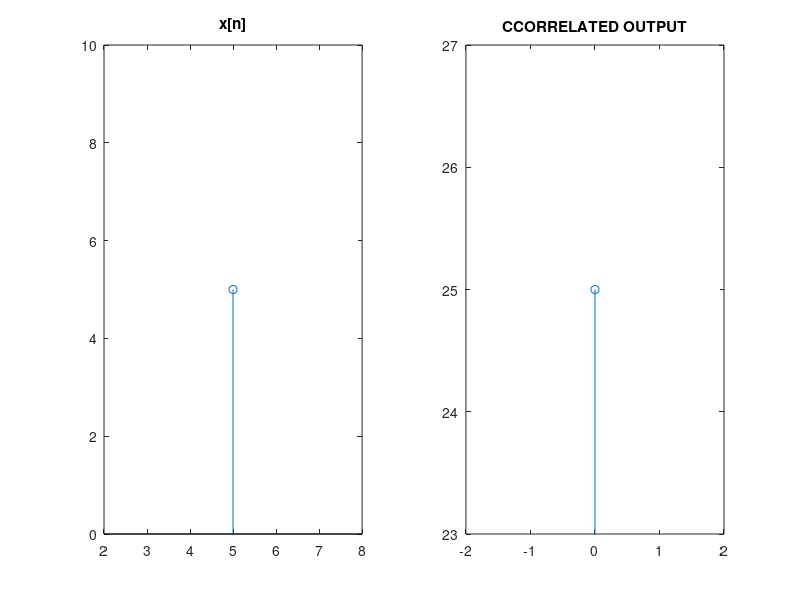

This chart was generated by the following MATLAB code:
clc;
clear all;
close all;
fprintf('THE SEQUENCE x[n]');
disp('')
n21=input('\nENTER THE VALUE FOR n1   ');
n22=input('\nENTER THE VALUE FOR n2   ');
n=n21:1:n22;
m2=numel(n);
e=n21;
disp(' ');
disp('\nENTER THE SEQUENCE');
for i=1:1:m2
    fprintf('x[%d]  ',e);
      x(i)=input('');
      e=e+1;
end
subplot(1,2,1);
n=n21:n22;
stem(n,x);
title('x[n]');
axis([n21-3 n22+3 min(x)-5 max(x)+5]);
%time reversing x[n]
i=1;
for z=0:m2-1
    xr(i)=x(m2-z);
    i=i+1;
end
disp(xr)
r=numel(xr);
y1=zeros(numel(xr),m2+m2-1);
xr=[xr,zeros(1,m2+m2-1-numel(xr))];
for i=1:r
    y1(i,:)=xr;
    xr=circshift(xr,[0 1]);
end
disp(y1')
g=y1'*x';
n11=-n22;
n12=-n21;
n1=n11+n21;
subplot(1,2,2);
n2=m2+m2+n1-2;
n3=n1:n2;
stem(n3,g);
title('CCORRELATED OUTPUT');
axis([n1-2 n2+2 min(g)-2 max(g)+2]);